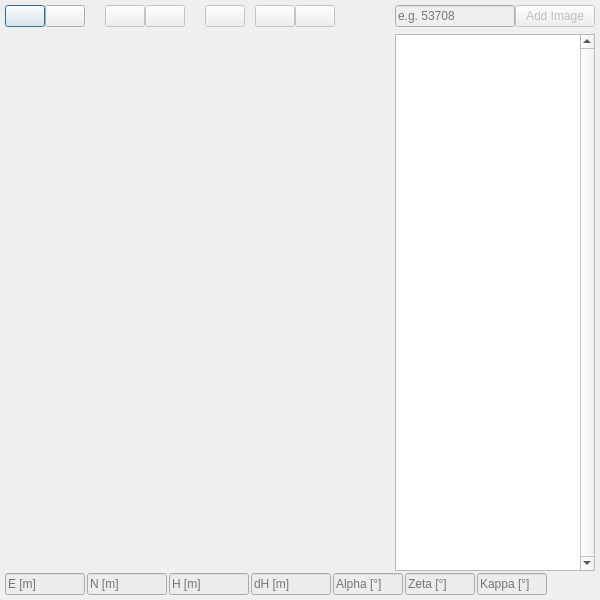
<?xml version="1.0" encoding="UTF-8"?>
<ui version="4.0">
 <class>MonoPlotDialogBase</class>
 <widget class="QDialog" name="MonoPlotDialogBase">
  <property name="enabled">
   <bool>true</bool>
  </property>
  <property name="geometry">
   <rect>
    <x>0</x>
    <y>0</y>
    <width>600</width>
    <height>600</height>
   </rect>
  </property>
  <property name="minimumSize">
   <size>
    <width>600</width>
    <height>600</height>
   </size>
  </property>
  <property name="contextMenuPolicy">
   <enum>Qt::DefaultContextMenu</enum>
  </property>
  <property name="windowTitle">
   <string>SEHAG Monoplot</string>
  </property>
  <property name="windowIcon">
   <iconset resource="../resources.qrc">
    <normaloff>:/plugins/monoplot/gfx/icon/icon.png</normaloff>:/plugins/monoplot/gfx/icon/icon.png</iconset>
  </property>
  <layout class="QVBoxLayout" name="verticalLayout">
   <property name="spacing">
    <number>2</number>
   </property>
   <property name="leftMargin">
    <number>5</number>
   </property>
   <property name="topMargin">
    <number>5</number>
   </property>
   <property name="rightMargin">
    <number>5</number>
   </property>
   <property name="bottomMargin">
    <number>5</number>
   </property>
   <item>
    <layout class="QHBoxLayout" name="horizontalLayout_2">
     <property name="spacing">
      <number>0</number>
     </property>
     <item>
      <widget class="QPushButton" name="btn_new">
       <property name="toolTip">
        <string>Create new project</string>
       </property>
       <property name="statusTip">
        <string/>
       </property>
       <property name="whatsThis">
        <string/>
       </property>
       <property name="text">
        <string/>
       </property>
       <property name="icon">
        <iconset resource="../resources.qrc">
         <normaloff>:/plugins/monoplot/gfx/icon/mActionFileNew.png</normaloff>:/plugins/monoplot/gfx/icon/mActionFileNew.png</iconset>
       </property>
      </widget>
     </item>
     <item>
      <widget class="QPushButton" name="btn_load">
       <property name="toolTip">
        <string>Load project</string>
       </property>
       <property name="whatsThis">
        <string/>
       </property>
       <property name="accessibleName">
        <string/>
       </property>
       <property name="text">
        <string/>
       </property>
       <property name="icon">
        <iconset resource="../resources.qrc">
         <normaloff>:/plugins/monoplot/gfx/icon/mActionFileOpen.png</normaloff>:/plugins/monoplot/gfx/icon/mActionFileOpen.png</iconset>
       </property>
      </widget>
     </item>
     <item>
      <spacer name="horizontalSpacer_3">
       <property name="orientation">
        <enum>Qt::Horizontal</enum>
       </property>
       <property name="sizeType">
        <enum>QSizePolicy::Fixed</enum>
       </property>
       <property name="sizeHint" stdset="0">
        <size>
         <width>20</width>
         <height>20</height>
        </size>
       </property>
      </spacer>
     </item>
     <item>
      <widget class="QPushButton" name="btn_pan">
       <property name="enabled">
        <bool>false</bool>
       </property>
       <property name="text">
        <string/>
       </property>
       <property name="icon">
        <iconset resource="../resources.qrc">
         <normaloff>:/plugins/monoplot/gfx/icon/mActionPan.png</normaloff>:/plugins/monoplot/gfx/icon/mActionPan.png</iconset>
       </property>
       <property name="checkable">
        <bool>true</bool>
       </property>
       <property name="checked">
        <bool>false</bool>
       </property>
      </widget>
     </item>
     <item>
      <widget class="QPushButton" name="btn_extent">
       <property name="enabled">
        <bool>false</bool>
       </property>
       <property name="text">
        <string/>
       </property>
       <property name="icon">
        <iconset resource="../resources.qrc">
         <normaloff>:/plugins/monoplot/gfx/icon/mActionZoomFullExtent.png</normaloff>:/plugins/monoplot/gfx/icon/mActionZoomFullExtent.png</iconset>
       </property>
      </widget>
     </item>
     <item>
      <spacer name="horizontalSpacer_4">
       <property name="orientation">
        <enum>Qt::Horizontal</enum>
       </property>
       <property name="sizeType">
        <enum>QSizePolicy::Fixed</enum>
       </property>
       <property name="sizeHint" stdset="0">
        <size>
         <width>20</width>
         <height>20</height>
        </size>
       </property>
      </spacer>
     </item>
     <item>
      <widget class="QPushButton" name="btn_monotool">
       <property name="enabled">
        <bool>false</bool>
       </property>
       <property name="toolTip">
        <string>Add new polyline</string>
       </property>
       <property name="text">
        <string/>
       </property>
       <property name="icon">
        <iconset resource="../resources.qrc">
         <normaloff>:/plugins/monoplot/gfx/icon/mActionAddPolyline.png</normaloff>:/plugins/monoplot/gfx/icon/mActionAddPolyline.png</iconset>
       </property>
       <property name="checkable">
        <bool>true</bool>
       </property>
       <property name="checked">
        <bool>false</bool>
       </property>
      </widget>
     </item>
     <item>
      <spacer name="horizontalSpacer_6">
       <property name="orientation">
        <enum>Qt::Horizontal</enum>
       </property>
       <property name="sizeType">
        <enum>QSizePolicy::Fixed</enum>
       </property>
       <property name="sizeHint" stdset="0">
        <size>
         <width>10</width>
         <height>20</height>
        </size>
       </property>
      </spacer>
     </item>
     <item>
      <widget class="QPushButton" name="btn_select">
       <property name="enabled">
        <bool>false</bool>
       </property>
       <property name="text">
        <string/>
       </property>
       <property name="icon">
        <iconset resource="../resources.qrc">
         <normaloff>:/plugins/monoplot/gfx/icon/mActionSelectRectangle.png</normaloff>:/plugins/monoplot/gfx/icon/mActionSelectRectangle.png</iconset>
       </property>
       <property name="checkable">
        <bool>true</bool>
       </property>
      </widget>
     </item>
     <item>
      <widget class="QPushButton" name="btn_vertex">
       <property name="enabled">
        <bool>false</bool>
       </property>
       <property name="text">
        <string/>
       </property>
       <property name="icon">
        <iconset resource="../resources.qrc">
         <normaloff>:/plugins/monoplot/gfx/icon/mActionVertexToolActiveLayer.png</normaloff>:/plugins/monoplot/gfx/icon/mActionVertexToolActiveLayer.png</iconset>
       </property>
       <property name="checkable">
        <bool>true</bool>
       </property>
      </widget>
     </item>
     <item>
      <spacer name="verticalSpacer_3">
       <property name="orientation">
        <enum>Qt::Vertical</enum>
       </property>
       <property name="sizeType">
        <enum>QSizePolicy::Fixed</enum>
       </property>
       <property name="sizeHint" stdset="0">
        <size>
         <width>20</width>
         <height>20</height>
        </size>
       </property>
      </spacer>
     </item>
     <item>
      <spacer name="horizontalSpacer_2">
       <property name="orientation">
        <enum>Qt::Horizontal</enum>
       </property>
       <property name="sizeHint" stdset="0">
        <size>
         <width>30</width>
         <height>20</height>
        </size>
       </property>
      </spacer>
     </item>
     <item>
      <widget class="QLineEdit" name="line_id">
       <property name="enabled">
        <bool>false</bool>
       </property>
       <property name="sizePolicy">
        <sizepolicy hsizetype="Fixed" vsizetype="Fixed">
         <horstretch>0</horstretch>
         <verstretch>0</verstretch>
        </sizepolicy>
       </property>
       <property name="minimumSize">
        <size>
         <width>120</width>
         <height>0</height>
        </size>
       </property>
       <property name="maximumSize">
        <size>
         <width>120</width>
         <height>16777215</height>
        </size>
       </property>
       <property name="text">
        <string/>
       </property>
       <property name="placeholderText">
        <string>e.g. 53708</string>
       </property>
       <property name="clearButtonEnabled">
        <bool>true</bool>
       </property>
      </widget>
     </item>
     <item>
      <widget class="QPushButton" name="btn_load_mono3d">
       <property name="enabled">
        <bool>false</bool>
       </property>
       <property name="sizePolicy">
        <sizepolicy hsizetype="Fixed" vsizetype="Fixed">
         <horstretch>0</horstretch>
         <verstretch>0</verstretch>
        </sizepolicy>
       </property>
       <property name="text">
        <string>Add Image</string>
       </property>
      </widget>
     </item>
    </layout>
   </item>
   <item>
    <spacer name="verticalSpacer">
     <property name="orientation">
      <enum>Qt::Vertical</enum>
     </property>
     <property name="sizeType">
      <enum>QSizePolicy::Fixed</enum>
     </property>
     <property name="sizeHint" stdset="0">
      <size>
       <width>20</width>
       <height>5</height>
      </size>
     </property>
    </spacer>
   </item>
   <item>
    <layout class="QHBoxLayout" name="horizontalLayout">
     <property name="spacing">
      <number>2</number>
     </property>
     <property name="sizeConstraint">
      <enum>QLayout::SetFixedSize</enum>
     </property>
     <property name="rightMargin">
      <number>221</number>
     </property>
    </layout>
   </item>
   <item>
    <layout class="QHBoxLayout" name="horizontalLayout_3">
     <item>
      <widget class="QgsMapCanvas" name="ImageCanvas" native="true">
       <property name="sizePolicy">
        <sizepolicy hsizetype="Expanding" vsizetype="Expanding">
         <horstretch>0</horstretch>
         <verstretch>0</verstretch>
        </sizepolicy>
       </property>
      </widget>
     </item>
     <item>
      <widget class="QTreeWidget" name="ImageTree">
       <property name="sizePolicy">
        <sizepolicy hsizetype="Fixed" vsizetype="Expanding">
         <horstretch>0</horstretch>
         <verstretch>0</verstretch>
        </sizepolicy>
       </property>
       <property name="minimumSize">
        <size>
         <width>0</width>
         <height>0</height>
        </size>
       </property>
       <property name="maximumSize">
        <size>
         <width>200</width>
         <height>16777215</height>
        </size>
       </property>
       <property name="contextMenuPolicy">
        <enum>Qt::CustomContextMenu</enum>
       </property>
       <property name="styleSheet">
        <string notr="true">QTreeWidget::branch:has-children:open {
	image: None;
}

/*QTreeWidget::item:has-children{
	padding-left: 1px;
	padding-left: -10px;
}*/

QTreeWidget::item:!has-children{
	image: None;
	/*padding-left: 21px;*/
}</string>
       </property>
       <property name="verticalScrollBarPolicy">
        <enum>Qt::ScrollBarAlwaysOn</enum>
       </property>
       <property name="horizontalScrollBarPolicy">
        <enum>Qt::ScrollBarAlwaysOff</enum>
       </property>
       <property name="sizeAdjustPolicy">
        <enum>QAbstractScrollArea::AdjustIgnored</enum>
       </property>
       <property name="alternatingRowColors">
        <bool>true</bool>
       </property>
       <property name="indentation">
        <number>15</number>
       </property>
       <property name="itemsExpandable">
        <bool>false</bool>
       </property>
       <property name="allColumnsShowFocus">
        <bool>true</bool>
       </property>
       <property name="columnCount">
        <number>1</number>
       </property>
       <attribute name="headerVisible">
        <bool>false</bool>
       </attribute>
       <attribute name="headerDefaultSectionSize">
        <number>50</number>
       </attribute>
       <attribute name="headerStretchLastSection">
        <bool>true</bool>
       </attribute>
       <column>
        <property name="text">
         <string/>
        </property>
       </column>
      </widget>
     </item>
    </layout>
   </item>
   <item>
    <layout class="QHBoxLayout" name="horizontalLayout_4">
     <item>
      <widget class="QLineEdit" name="line_cam_e">
       <property name="sizePolicy">
        <sizepolicy hsizetype="Expanding" vsizetype="Fixed">
         <horstretch>0</horstretch>
         <verstretch>0</verstretch>
        </sizepolicy>
       </property>
       <property name="minimumSize">
        <size>
         <width>75</width>
         <height>0</height>
        </size>
       </property>
       <property name="maximumSize">
        <size>
         <width>80</width>
         <height>16777215</height>
        </size>
       </property>
       <property name="focusPolicy">
        <enum>Qt::NoFocus</enum>
       </property>
       <property name="contextMenuPolicy">
        <enum>Qt::NoContextMenu</enum>
       </property>
       <property name="toolTip">
        <string>Easting</string>
       </property>
       <property name="styleSheet">
        <string notr="true">background-color: rgb(236, 236, 236);</string>
       </property>
       <property name="text">
        <string/>
       </property>
       <property name="frame">
        <bool>true</bool>
       </property>
       <property name="dragEnabled">
        <bool>false</bool>
       </property>
       <property name="readOnly">
        <bool>true</bool>
       </property>
       <property name="placeholderText">
        <string>E [m]</string>
       </property>
       <property name="clearButtonEnabled">
        <bool>false</bool>
       </property>
      </widget>
     </item>
     <item>
      <widget class="QLineEdit" name="line_cam_n">
       <property name="sizePolicy">
        <sizepolicy hsizetype="Expanding" vsizetype="Fixed">
         <horstretch>0</horstretch>
         <verstretch>0</verstretch>
        </sizepolicy>
       </property>
       <property name="minimumSize">
        <size>
         <width>75</width>
         <height>0</height>
        </size>
       </property>
       <property name="maximumSize">
        <size>
         <width>80</width>
         <height>16777215</height>
        </size>
       </property>
       <property name="focusPolicy">
        <enum>Qt::NoFocus</enum>
       </property>
       <property name="contextMenuPolicy">
        <enum>Qt::NoContextMenu</enum>
       </property>
       <property name="toolTip">
        <string>Northing</string>
       </property>
       <property name="styleSheet">
        <string notr="true">background-color: rgb(236, 236, 236);</string>
       </property>
       <property name="text">
        <string/>
       </property>
       <property name="readOnly">
        <bool>true</bool>
       </property>
       <property name="placeholderText">
        <string>N [m]</string>
       </property>
       <property name="clearButtonEnabled">
        <bool>false</bool>
       </property>
      </widget>
     </item>
     <item>
      <widget class="QLineEdit" name="line_cam_h">
       <property name="sizePolicy">
        <sizepolicy hsizetype="Expanding" vsizetype="Fixed">
         <horstretch>0</horstretch>
         <verstretch>0</verstretch>
        </sizepolicy>
       </property>
       <property name="minimumSize">
        <size>
         <width>50</width>
         <height>0</height>
        </size>
       </property>
       <property name="maximumSize">
        <size>
         <width>80</width>
         <height>16777215</height>
        </size>
       </property>
       <property name="focusPolicy">
        <enum>Qt::NoFocus</enum>
       </property>
       <property name="contextMenuPolicy">
        <enum>Qt::NoContextMenu</enum>
       </property>
       <property name="toolTip">
        <string>Height</string>
       </property>
       <property name="styleSheet">
        <string notr="true">background-color: rgb(236, 236, 236);</string>
       </property>
       <property name="text">
        <string/>
       </property>
       <property name="readOnly">
        <bool>true</bool>
       </property>
       <property name="placeholderText">
        <string>H [m]</string>
       </property>
      </widget>
     </item>
     <item>
      <widget class="QLineEdit" name="line_cam_dh">
       <property name="minimumSize">
        <size>
         <width>50</width>
         <height>0</height>
        </size>
       </property>
       <property name="maximumSize">
        <size>
         <width>80</width>
         <height>16777215</height>
        </size>
       </property>
       <property name="focusPolicy">
        <enum>Qt::NoFocus</enum>
       </property>
       <property name="contextMenuPolicy">
        <enum>Qt::NoContextMenu</enum>
       </property>
       <property name="toolTip">
        <string>Height above ground</string>
       </property>
       <property name="styleSheet">
        <string notr="true">background-color: rgb(236, 236, 236);</string>
       </property>
       <property name="text">
        <string/>
       </property>
       <property name="readOnly">
        <bool>true</bool>
       </property>
       <property name="placeholderText">
        <string>dH [m]</string>
       </property>
      </widget>
     </item>
     <item>
      <widget class="QLineEdit" name="line_cam_a">
       <property name="sizePolicy">
        <sizepolicy hsizetype="Expanding" vsizetype="Fixed">
         <horstretch>0</horstretch>
         <verstretch>0</verstretch>
        </sizepolicy>
       </property>
       <property name="minimumSize">
        <size>
         <width>50</width>
         <height>0</height>
        </size>
       </property>
       <property name="maximumSize">
        <size>
         <width>70</width>
         <height>16777215</height>
        </size>
       </property>
       <property name="focusPolicy">
        <enum>Qt::NoFocus</enum>
       </property>
       <property name="contextMenuPolicy">
        <enum>Qt::NoContextMenu</enum>
       </property>
       <property name="toolTip">
        <string>Alpha</string>
       </property>
       <property name="styleSheet">
        <string notr="true">background-color: rgb(236, 236, 236);</string>
       </property>
       <property name="text">
        <string/>
       </property>
       <property name="readOnly">
        <bool>true</bool>
       </property>
       <property name="placeholderText">
        <string>Alpha [°]</string>
       </property>
      </widget>
     </item>
     <item>
      <widget class="QLineEdit" name="line_cam_z">
       <property name="minimumSize">
        <size>
         <width>50</width>
         <height>0</height>
        </size>
       </property>
       <property name="maximumSize">
        <size>
         <width>70</width>
         <height>16777215</height>
        </size>
       </property>
       <property name="focusPolicy">
        <enum>Qt::NoFocus</enum>
       </property>
       <property name="contextMenuPolicy">
        <enum>Qt::NoContextMenu</enum>
       </property>
       <property name="toolTip">
        <string>Zeta</string>
       </property>
       <property name="styleSheet">
        <string notr="true">background-color: rgb(236, 236, 236);</string>
       </property>
       <property name="text">
        <string/>
       </property>
       <property name="placeholderText">
        <string>Zeta [°]</string>
       </property>
      </widget>
     </item>
     <item>
      <widget class="QLineEdit" name="line_cam_k">
       <property name="minimumSize">
        <size>
         <width>50</width>
         <height>0</height>
        </size>
       </property>
       <property name="maximumSize">
        <size>
         <width>70</width>
         <height>50</height>
        </size>
       </property>
       <property name="focusPolicy">
        <enum>Qt::NoFocus</enum>
       </property>
       <property name="contextMenuPolicy">
        <enum>Qt::NoContextMenu</enum>
       </property>
       <property name="toolTip">
        <string>Kappa</string>
       </property>
       <property name="styleSheet">
        <string notr="true">background-color: rgb(236, 236, 236);</string>
       </property>
       <property name="text">
        <string/>
       </property>
       <property name="placeholderText">
        <string>Kappa [°]</string>
       </property>
      </widget>
     </item>
     <item>
      <spacer name="horizontalSpacer_9">
       <property name="orientation">
        <enum>Qt::Horizontal</enum>
       </property>
       <property name="sizeType">
        <enum>QSizePolicy::Expanding</enum>
       </property>
       <property name="sizeHint" stdset="0">
        <size>
         <width>13</width>
         <height>20</height>
        </size>
       </property>
      </spacer>
     </item>
    </layout>
   </item>
  </layout>
 </widget>
 <customwidgets>
  <customwidget>
   <class>QgsMapCanvas</class>
   <extends>QWidget</extends>
   <header>qgis.gui</header>
   <container>1</container>
  </customwidget>
 </customwidgets>
 <resources>
  <include location="../resources.qrc"/>
 </resources>
 <connections/>
</ui>
